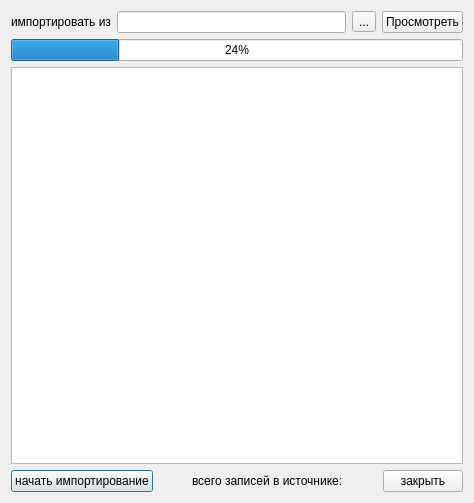
<?xml version="1.0" encoding="UTF-8"?>
<ui version="4.0">
 <class>Dialog</class>
 <widget class="QDialog" name="Dialog">
  <property name="geometry">
   <rect>
    <x>0</x>
    <y>0</y>
    <width>474</width>
    <height>503</height>
   </rect>
  </property>
  <property name="windowTitle">
   <string>Загрузка услуг из SPR18</string>
  </property>
  <layout class="QGridLayout" name="gridLayout">
   <item row="0" column="0">
    <widget class="QLabel" name="label">
     <property name="text">
      <string>импортировать из</string>
     </property>
    </widget>
   </item>
   <item row="4" column="0" colspan="8">
    <layout class="QHBoxLayout">
     <property name="spacing">
      <number>6</number>
     </property>
     <property name="margin">
      <number>0</number>
     </property>
     <item>
      <widget class="QPushButton" name="btnImport">
       <property name="text">
        <string>начать импортирование</string>
       </property>
      </widget>
     </item>
     <item>
      <spacer>
       <property name="orientation">
        <enum>Qt::Horizontal</enum>
       </property>
       <property name="sizeHint" stdset="0">
        <size>
         <width>40</width>
         <height>20</height>
        </size>
       </property>
      </spacer>
     </item>
     <item>
      <widget class="QLabel" name="labelNum">
       <property name="text">
        <string>всего записей в источнике:</string>
       </property>
      </widget>
     </item>
     <item>
      <spacer>
       <property name="orientation">
        <enum>Qt::Horizontal</enum>
       </property>
       <property name="sizeHint" stdset="0">
        <size>
         <width>40</width>
         <height>20</height>
        </size>
       </property>
      </spacer>
     </item>
     <item>
      <widget class="QPushButton" name="btnClose">
       <property name="text">
        <string>закрыть</string>
       </property>
      </widget>
     </item>
    </layout>
   </item>
   <item row="3" column="0" colspan="8">
    <widget class="QTextBrowser" name="log"/>
   </item>
   <item row="2" column="0" colspan="8">
    <widget class="CProgressBar" name="progressBar">
     <property name="value">
      <number>24</number>
     </property>
     <property name="orientation">
      <enum>Qt::Horizontal</enum>
     </property>
    </widget>
   </item>
   <item row="0" column="7">
    <widget class="QPushButton" name="btnView">
     <property name="text">
      <string>Просмотреть</string>
     </property>
    </widget>
   </item>
   <item row="0" column="1" colspan="6">
    <layout class="QHBoxLayout" name="horizontalLayout">
     <item>
      <widget class="QLineEdit" name="edtFileName">
       <property name="text">
        <string/>
       </property>
       <property name="readOnly">
        <bool>true</bool>
       </property>
      </widget>
     </item>
     <item>
      <widget class="QToolButton" name="btnSelectFile">
       <property name="text">
        <string>...</string>
       </property>
      </widget>
     </item>
    </layout>
   </item>
  </layout>
 </widget>
 <customwidgets>
  <customwidget>
   <class>CProgressBar</class>
   <extends>QProgressBar</extends>
   <header>library/ProgressBar.h</header>
  </customwidget>
 </customwidgets>
 <resources/>
 <connections/>
</ui>
